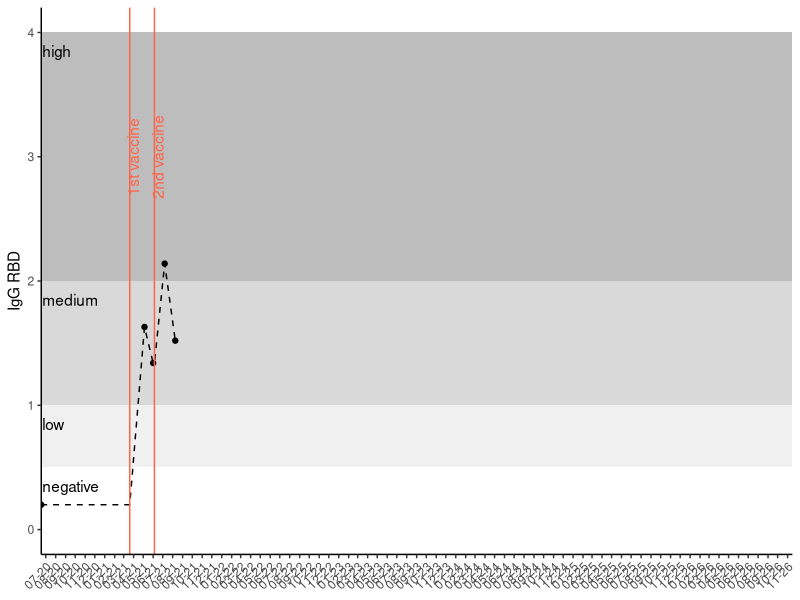

Reproduce this figure in R.

library(data.table)
library(ggplot2)

#dt <- data.table (dates=as.Date(c("2020-06-17", "2021-03-20", "2021-05-05", "2021-06-01", "2021-06-05", "2021-07-07")),
#                  what=factor(c("AB test", "vaccine", "AB test", "AB test", "vaccine", "AB test")),
#                  KW=c(10.5, 11, 18, 21.5, 22, 27),
#                  IgG_RBD=c(0.2, NA, 1.63, 1.34, NA, 2.14),
#                  )

dt <- data.table (dates=as.Date(c("2020-06-17", "2021-03-20", "2021-05-05", "2021-06-01", "2021-06-05", "2021-07-07", "2021-08-09", format(Sys.time(), "%Y-%m-%d"))),
                  what=c("AB test", "vaccine", "AB test", "AB test", "vaccine", "AB test", "AB test", "today"),
                  IgG_RBD=c(0.2, NA, 1.63, 1.34, NA, 2.14, 1.52, NA))

for (i in dt[what=='vaccine', which=T]) { dt[i, IgG_RBD:=dt[i-1, IgG_RBD]] }

rectangles <- data.table(ystart=c(0, 0.5, 1, 2),
                    yend=c(0.5, 1, 2, 4),
                    col=factor(c("negative", "low", "medium", "high"),
                               levels = c("high", "medium", "low", "negative")))

titerplot <- ggplot(data=dt[!is.na(IgG_RBD)]) +
  # add rectangles
  geom_rect(data=rectangles, 
            aes(xmin = as.Date(min(dt$dates)), 
                xmax = as.Date(max(dt$dates)), 
                ymin = ystart, 
                ymax = yend, 
                fill = col)) +
  scale_fill_manual(values=c("negative" = "#ffffff", 
                             "low" = "#f0f0f0", 
                             "medium" = "#d9d9d9", 
                             "high" = "#bdbdbd")) +
  geom_text (data=rectangles,
             aes(label=col,
                 x=as.Date(min(dt$dates))+3,
                 y=yend-0.15),
             hjust=0) +
  # add data
  geom_point(aes(x=dates, y=IgG_RBD, colour=what)) +
  scale_color_manual(values=c('black', '00')) +
  geom_line(aes(x=dates, y=IgG_RBD), linetype="dashed") +
  # add vaccine lines
  geom_vline(xintercept = dt[what %like% "vaccine", dates], colour="tomato") +
  geom_text(data = dt[what %like% "vaccine"],
            aes(x=dates+10, 
                y=3, 
                label=paste(c('1st', '2nd'), what)), 
            colour="tomato", angle=90) +
  # adjust plot form
  xlab("time") + ylab ("IgG RBD") +
  scale_x_date(date_breaks = "1 month", 
               date_labels = "%m-%y",
               expand = c(0,0)) +
  theme_classic() +
  theme(axis.text.x = element_text(angle = 45, hjust = 1), axis.title.x = element_blank(),
        legend.title = element_blank(),
        legend.position = 'none')

pdf('ABtiter.pdf', height = 4, width = 5)
titerplot
dev.off()
  
  

